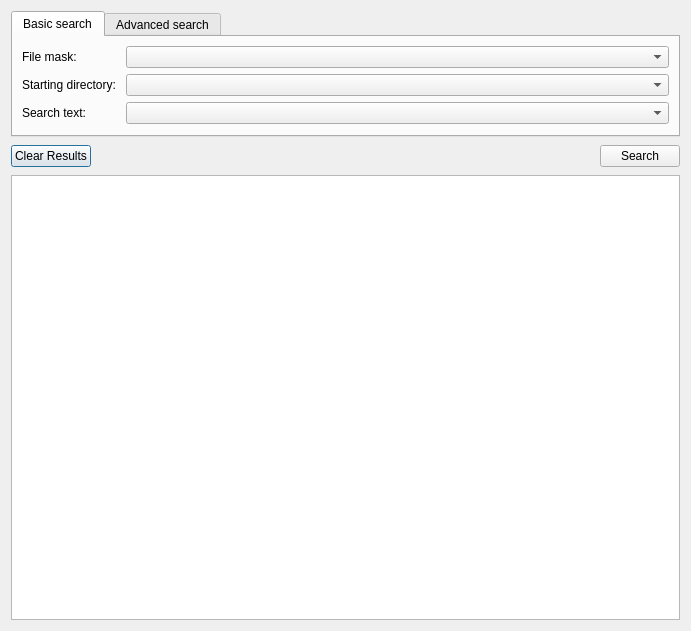
<?xml version="1.0" encoding="UTF-8"?>
<ui version="4.0">
 <class>SearchDialog</class>
 <widget class="QDialog" name="SearchDialog">
  <property name="geometry">
   <rect>
    <x>0</x>
    <y>0</y>
    <width>691</width>
    <height>631</height>
   </rect>
  </property>
  <property name="sizePolicy">
   <sizepolicy hsizetype="Expanding" vsizetype="Preferred">
    <horstretch>0</horstretch>
    <verstretch>0</verstretch>
   </sizepolicy>
  </property>
  <property name="windowTitle">
   <string>Dialog</string>
  </property>
  <layout class="QGridLayout" name="gridLayout">
   <item row="0" column="0">
    <widget class="QTabWidget" name="tabWidget">
     <property name="sizePolicy">
      <sizepolicy hsizetype="Expanding" vsizetype="Preferred">
       <horstretch>0</horstretch>
       <verstretch>0</verstretch>
      </sizepolicy>
     </property>
     <property name="currentIndex">
      <number>0</number>
     </property>
     <widget class="QWidget" name="defaultTab">
      <attribute name="title">
       <string>Basic search</string>
      </attribute>
      <layout class="QGridLayout" name="gridLayout_2">
       <item row="0" column="0">
        <widget class="QLabel" name="fileLabel">
         <property name="text">
          <string>File mask: </string>
         </property>
        </widget>
       </item>
       <item row="0" column="1">
        <widget class="CustomDropDown" name="fileMaskcombo">
         <property name="sizePolicy">
          <sizepolicy hsizetype="Expanding" vsizetype="Fixed">
           <horstretch>0</horstretch>
           <verstretch>0</verstretch>
          </sizepolicy>
         </property>
        </widget>
       </item>
       <item row="1" column="0">
        <widget class="QLabel" name="dirLabel">
         <property name="text">
          <string>Starting directory: </string>
         </property>
        </widget>
       </item>
       <item row="1" column="1">
        <widget class="CustomDropDown" name="startDirCombo">
         <property name="sizePolicy">
          <sizepolicy hsizetype="Expanding" vsizetype="Fixed">
           <horstretch>0</horstretch>
           <verstretch>0</verstretch>
          </sizepolicy>
         </property>
        </widget>
       </item>
       <item row="2" column="0">
        <widget class="QLabel" name="searchTextLabel">
         <property name="text">
          <string>Search text:</string>
         </property>
        </widget>
       </item>
       <item row="2" column="1">
        <widget class="CustomDropDown" name="textSearchCombo"/>
       </item>
      </layout>
     </widget>
     <widget class="QWidget" name="advancedTab">
      <attribute name="title">
       <string>Advanced search</string>
      </attribute>
      <layout class="QGridLayout" name="gridLayout_4">
       <item row="0" column="3" colspan="2">
        <widget class="QDateTimeEdit" name="dateTimeTo"/>
       </item>
       <item row="2" column="0">
        <widget class="QCheckBox" name="attributesCheck">
         <property name="text">
          <string>File attributes</string>
         </property>
        </widget>
       </item>
       <item row="2" column="2">
        <widget class="QCheckBox" name="readableBox">
         <property name="text">
          <string>Readable</string>
         </property>
        </widget>
       </item>
       <item row="1" column="3">
        <widget class="QComboBox" name="unitCombo"/>
       </item>
       <item row="0" column="0">
        <widget class="QCheckBox" name="dateCheck">
         <property name="text">
          <string>Date between</string>
         </property>
        </widget>
       </item>
       <item row="2" column="4">
        <widget class="QCheckBox" name="executableBox">
         <property name="text">
          <string>Execuatble</string>
         </property>
        </widget>
       </item>
       <item row="1" column="0">
        <widget class="QCheckBox" name="sizeCheck">
         <property name="text">
          <string>File size</string>
         </property>
        </widget>
       </item>
       <item row="1" column="1">
        <widget class="QComboBox" name="cmpCombo"/>
       </item>
       <item row="2" column="1">
        <widget class="QCheckBox" name="dirBox">
         <property name="text">
          <string>Directory</string>
         </property>
        </widget>
       </item>
       <item row="1" column="2">
        <widget class="QSpinBox" name="sizeSpin"/>
       </item>
       <item row="0" column="1" colspan="2">
        <widget class="QDateTimeEdit" name="dateTimeFrom"/>
       </item>
       <item row="2" column="3">
        <widget class="QCheckBox" name="writableBox">
         <property name="text">
          <string>Writable</string>
         </property>
        </widget>
       </item>
      </layout>
     </widget>
    </widget>
   </item>
   <item row="1" column="0">
    <layout class="QHBoxLayout" name="horizontalLayout">
     <item>
      <widget class="QPushButton" name="clearButton">
       <property name="text">
        <string>Clear Results</string>
       </property>
      </widget>
     </item>
     <item>
      <spacer name="horizontalSpacer">
       <property name="orientation">
        <enum>Qt::Horizontal</enum>
       </property>
       <property name="sizeHint" stdset="0">
        <size>
         <width>534</width>
         <height>26</height>
        </size>
       </property>
      </spacer>
     </item>
     <item>
      <widget class="QPushButton" name="searchButton">
       <property name="text">
        <string>Search</string>
       </property>
      </widget>
     </item>
    </layout>
   </item>
   <item row="2" column="0">
    <widget class="QListView" name="listView"/>
   </item>
  </layout>
 </widget>
 <customwidgets>
  <customwidget>
   <class>CustomDropDown</class>
   <extends>QComboBox</extends>
   <header>customdropdown.h</header>
  </customwidget>
 </customwidgets>
 <tabstops>
  <tabstop>fileMaskcombo</tabstop>
  <tabstop>startDirCombo</tabstop>
  <tabstop>listView</tabstop>
 </tabstops>
 <resources/>
 <connections/>
</ui>
